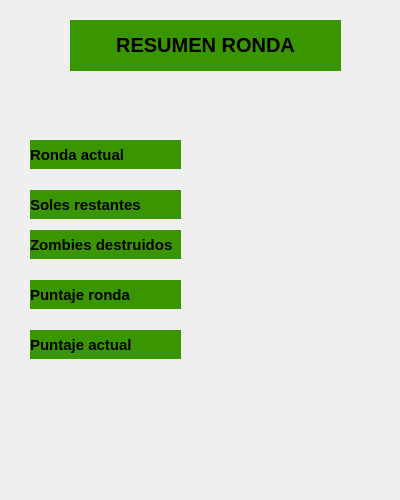
<?xml version="1.0" encoding="UTF-8"?>
<ui version="4.0">
 <class>Form</class>
 <widget class="QWidget" name="Form">
  <property name="geometry">
   <rect>
    <x>0</x>
    <y>0</y>
    <width>400</width>
    <height>500</height>
   </rect>
  </property>
  <property name="windowTitle">
   <string>Ventana Posjuego</string>
  </property>
  <widget class="QLabel" name="label_2">
   <property name="geometry">
    <rect>
     <x>70</x>
     <y>20</y>
     <width>271</width>
     <height>51</height>
    </rect>
   </property>
   <property name="styleSheet">
    <string notr="true">font-weight:bold;
font-size: 20px;
background-color: rgb(57, 150, 0);</string>
   </property>
   <property name="text">
    <string>RESUMEN RONDA</string>
   </property>
   <property name="textFormat">
    <enum>Qt::RichText</enum>
   </property>
   <property name="alignment">
    <set>Qt::AlignCenter</set>
   </property>
  </widget>
  <widget class="QLabel" name="label">
   <property name="geometry">
    <rect>
     <x>0</x>
     <y>0</y>
     <width>400</width>
     <height>500</height>
    </rect>
   </property>
   <property name="text">
    <string/>
   </property>
   <property name="pixmap">
    <pixmap>../../sprites/Fondos/fondoMenu.png</pixmap>
   </property>
  </widget>
  <widget class="QLabel" name="label_18">
   <property name="geometry">
    <rect>
     <x>30</x>
     <y>230</y>
     <width>151</width>
     <height>29</height>
    </rect>
   </property>
   <property name="styleSheet">
    <string notr="true">font-weight: bold;
font-size: 15px;
background-color: rgb(57, 150, 0);</string>
   </property>
   <property name="text">
    <string>Zombies destruidos</string>
   </property>
   <property name="textFormat">
    <enum>Qt::AutoText</enum>
   </property>
   <property name="scaledContents">
    <bool>true</bool>
   </property>
  </widget>
  <widget class="QLabel" name="label_19">
   <property name="geometry">
    <rect>
     <x>30</x>
     <y>140</y>
     <width>151</width>
     <height>29</height>
    </rect>
   </property>
   <property name="styleSheet">
    <string notr="true">font-weight: bold;
font-size: 15px;
background-color: rgb(57, 150, 0);</string>
   </property>
   <property name="text">
    <string>Ronda actual</string>
   </property>
   <property name="textFormat">
    <enum>Qt::AutoText</enum>
   </property>
   <property name="scaledContents">
    <bool>true</bool>
   </property>
  </widget>
  <widget class="QLabel" name="label_20">
   <property name="geometry">
    <rect>
     <x>30</x>
     <y>190</y>
     <width>151</width>
     <height>29</height>
    </rect>
   </property>
   <property name="styleSheet">
    <string notr="true">font-weight: bold;
font-size: 15px;
background-color: rgb(57, 150, 0);</string>
   </property>
   <property name="text">
    <string>Soles restantes</string>
   </property>
   <property name="textFormat">
    <enum>Qt::AutoText</enum>
   </property>
   <property name="scaledContents">
    <bool>true</bool>
   </property>
  </widget>
  <widget class="QLabel" name="label_21">
   <property name="geometry">
    <rect>
     <x>30</x>
     <y>280</y>
     <width>151</width>
     <height>29</height>
    </rect>
   </property>
   <property name="styleSheet">
    <string notr="true">font-weight: bold;
font-size: 15px;
background-color: rgb(57, 150, 0);</string>
   </property>
   <property name="text">
    <string>Puntaje ronda</string>
   </property>
   <property name="textFormat">
    <enum>Qt::AutoText</enum>
   </property>
   <property name="scaledContents">
    <bool>true</bool>
   </property>
  </widget>
  <widget class="QLabel" name="label_22">
   <property name="geometry">
    <rect>
     <x>30</x>
     <y>330</y>
     <width>151</width>
     <height>29</height>
    </rect>
   </property>
   <property name="styleSheet">
    <string notr="true">font-weight: bold;
font-size: 15px;
background-color: rgb(57, 150, 0);</string>
   </property>
   <property name="text">
    <string>Puntaje actual</string>
   </property>
   <property name="textFormat">
    <enum>Qt::AutoText</enum>
   </property>
   <property name="scaledContents">
    <bool>true</bool>
   </property>
  </widget>
  <zorder>label</zorder>
  <zorder>label_2</zorder>
  <zorder>label_18</zorder>
  <zorder>label_19</zorder>
  <zorder>label_20</zorder>
  <zorder>label_21</zorder>
  <zorder>label_22</zorder>
 </widget>
 <resources/>
 <connections/>
</ui>
